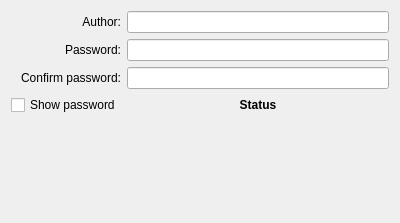
<?xml version="1.0" encoding="UTF-8"?>
<ui version="4.0">
 <class>Qnx::Internal::BlackBerrySetupWizardCertificatePage</class>
 <widget class="QWidget" name="Qnx::Internal::BlackBerrySetupWizardCertificatePage">
  <property name="geometry">
   <rect>
    <x>0</x>
    <y>0</y>
    <width>400</width>
    <height>223</height>
   </rect>
  </property>
  <property name="windowTitle">
   <string>Form</string>
  </property>
  <layout class="QVBoxLayout" name="verticalLayout">
   <item>
    <layout class="QGridLayout" name="gridLayout">
     <item row="0" column="0">
      <widget class="QLabel" name="label_2">
       <property name="text">
        <string>Author:</string>
       </property>
       <property name="alignment">
        <set>Qt::AlignRight|Qt::AlignTrailing|Qt::AlignVCenter</set>
       </property>
      </widget>
     </item>
     <item row="0" column="1">
      <widget class="QLineEdit" name="author"/>
     </item>
     <item row="1" column="0">
      <widget class="QLabel" name="label_3">
       <property name="text">
        <string>Password:</string>
       </property>
       <property name="alignment">
        <set>Qt::AlignRight|Qt::AlignTrailing|Qt::AlignVCenter</set>
       </property>
      </widget>
     </item>
     <item row="1" column="1">
      <widget class="QLineEdit" name="password">
       <property name="echoMode">
        <enum>QLineEdit::Password</enum>
       </property>
      </widget>
     </item>
     <item row="2" column="0">
      <widget class="QLabel" name="label_4">
       <property name="text">
        <string>Confirm password:</string>
       </property>
       <property name="alignment">
        <set>Qt::AlignRight|Qt::AlignTrailing|Qt::AlignVCenter</set>
       </property>
      </widget>
     </item>
     <item row="2" column="1">
      <widget class="QLineEdit" name="password2">
       <property name="echoMode">
        <enum>QLineEdit::Password</enum>
       </property>
      </widget>
     </item>
     <item row="3" column="0">
      <widget class="QCheckBox" name="showPassword">
       <property name="text">
        <string>Show password</string>
       </property>
      </widget>
     </item>
     <item row="3" column="1">
      <widget class="QLabel" name="status">
       <property name="font">
        <font>
         <weight>75</weight>
         <bold>true</bold>
        </font>
       </property>
       <property name="text">
        <string>Status</string>
       </property>
       <property name="alignment">
        <set>Qt::AlignCenter</set>
       </property>
      </widget>
     </item>
    </layout>
   </item>
   <item>
    <spacer name="verticalSpacer">
     <property name="orientation">
      <enum>Qt::Vertical</enum>
     </property>
     <property name="sizeHint" stdset="0">
      <size>
       <width>20</width>
       <height>93</height>
      </size>
     </property>
    </spacer>
   </item>
  </layout>
 </widget>
 <resources/>
 <connections/>
</ui>
